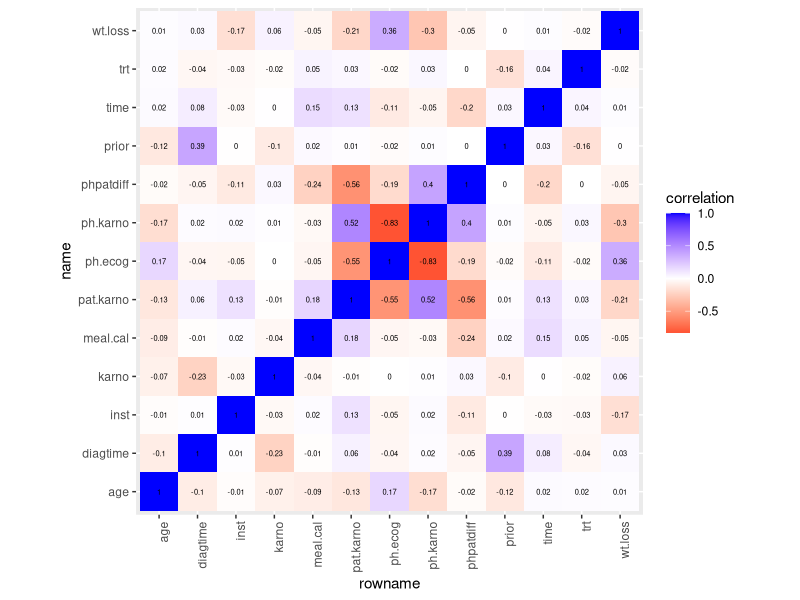
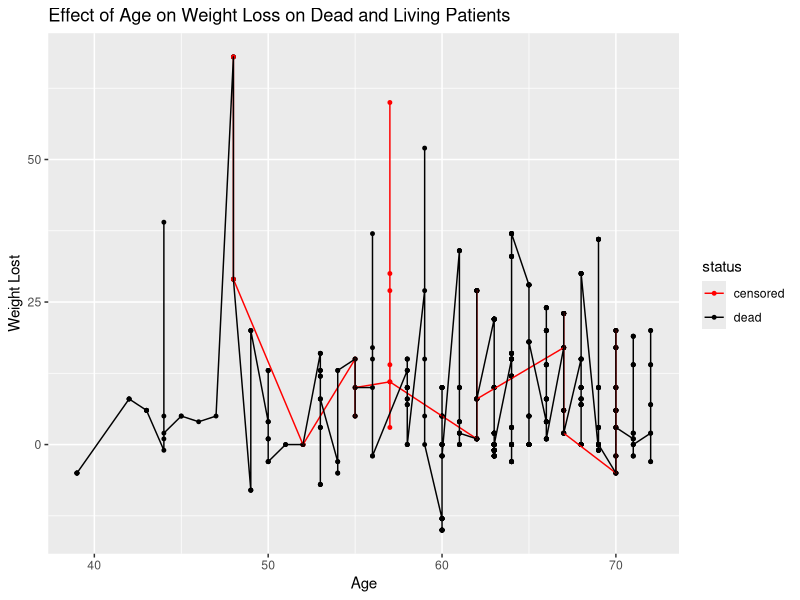
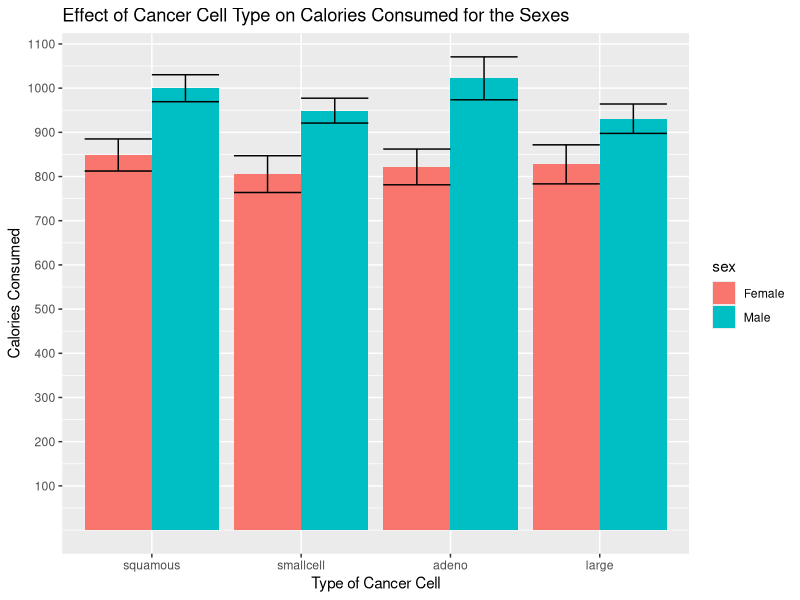
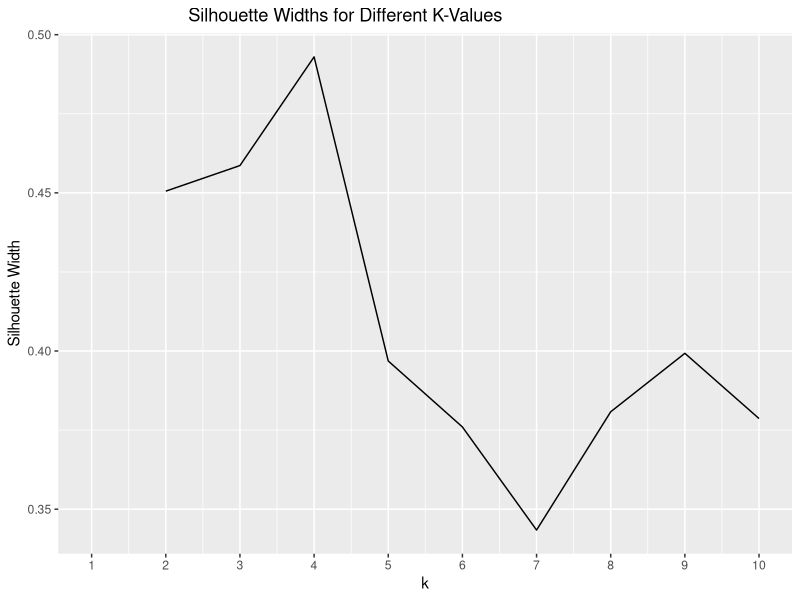
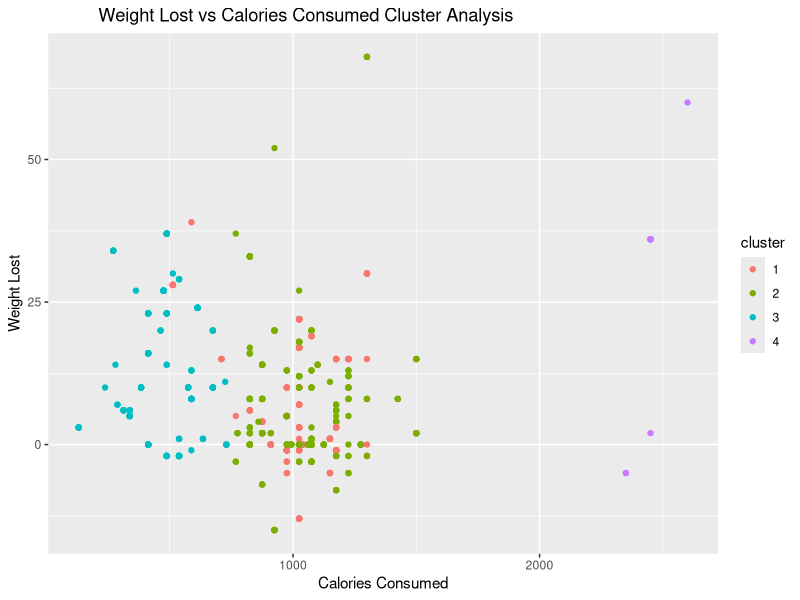

Here is the R script that generated these plots, in order:
## ---- chunk 1
knitr::opts_chunk$set(echo = TRUE)
## ---- chunk 2
library(survival)
?lung
?veteran
## ---- chunk 3
library(survival)
library(tidyr)
library(dplyr)
data1 = lung
data2 = veteran
data2 = select(data2, -c(time))
data1 = select(data1, -c(status))
data1 = data1%>%pivot_longer(cols=c(6:8),names_to = "test", values_to="score")
data1 = data1%>%na.omit()
data2 = data2%>%na.omit()
comb_data = full_join(data1,data2,by = "age")
comb_data = comb_data%>%na.omit()
comb_data = comb_data %>% pivot_wider(names_from = test, values_from = score)
comb_data = comb_data %>% na.omit()
comb_data %>% glimpse()


## ---- chunk 4
comb_data = comb_data %>% 
  mutate(phpatdiff = ((ph.karno - pat.karno)/ph.karno))
comb_data$sex[comb_data$sex == 1] <- "Male"
comb_data$sex[comb_data$sex == 2] <- "Female"
comb_data$status[comb_data$status == 0] <- "censored"
comb_data$status[comb_data$status == 1] <- "dead"

#Summary 1
comb_data %>% 
  summarize(mean_wtloss = mean(wt.loss), sd_wtloss = sd(wt.loss), max_wtloss = max(wt.loss),
            min_wtloss = min(wt.loss), n())
#Summary 2
comb_data %>% group_by(celltype) %>% 
  summarize(mean_wtloss = mean(wt.loss), sd_wtloss = sd(wt.loss), max_wtloss = max(wt.loss),
            min_wtloss = min(wt.loss), n())
#Summary 3
comb_data %>% group_by(sex) %>% 
  summarize(mean_wtloss = mean(wt.loss), sd_wtloss = sd(wt.loss), max_wtloss = max(wt.loss),
            min_wtloss = min(wt.loss), n())

#Summary 4
comb_data %>% group_by(sex) %>% 
  summarize(mean_mealcal = mean(meal.cal), sd_mealcal = sd(meal.cal), max_mealcal = max(meal.cal),
            min_mealcal = min(meal.cal), n())

#Summary 5
comb_data %>% group_by(celltype,sex) %>% 
  summarize(mean_wtloss = mean(wt.loss), sd_wtloss = sd(wt.loss), max_wtloss = max(wt.loss),
            min_wtloss = min(wt.loss), n())

med_num = round(nrow(comb_data)/2)
median(comb_data$age)
#Summary 6
comb_data%>% select(ph.karno, pat.karno)%>%
  summarize(cor(ph.karno, pat.karno))

#Summary 7
comb_data%>% select(age, ph.karno, pat.karno)%>%
  filter(age >= 64)%>%
  summarize(cor(ph.karno, pat.karno))

#Summary 8
comb_data %>% arrange(age, celltype)%>%
  select(age, ph.karno, pat.karno)%>%
  slice(1:med_num) %>%
  summarize(cor(ph.karno, pat.karno))

# Summary 9
comb_data%>% select(meal.cal, pat.karno)%>%
  summarize(cor(meal.cal, pat.karno))

#Summary 10
comb_data%>% select(phpatdiff, wt.loss)%>%
  summarize(cor(phpatdiff, wt.loss))


## ---- chunk 5
library(ggplot2)
library(tibble)
comb_data_numeric <- comb_data[,sapply(comb_data, is.numeric)]
tidycor<-cor(comb_data_numeric)%>%as.data.frame%>%
  rownames_to_column%>%
  pivot_longer(-1,names_to="name",values_to="correlation")
#Heat Map
tidycor%>%ggplot(aes(rowname,name,fill=correlation))+
geom_tile()+
scale_fill_gradient2(low="red",mid="white",high="blue")+ 
geom_text(aes(label=round(correlation,2)),color = "black", size = 1.9)+ 
theme(axis.text.x = element_text(angle = 90, hjust=1))+ 
coord_fixed() 
## ---- chunk 6
#ggplot 1
ggplot(data = comb_data, aes(x = age, y = wt.loss, color = status)) +
  geom_point(size = 1) + xlab("Age")+geom_line()+ylab("Weight Lost")+
  scale_color_manual(values = c("censored" = "red", "dead" = "black"))+
  ggtitle("Effect of Age on Weight Loss on Dead and Living Patients")
## ---- chunk 7
##ggplot 2
ggplot(comb_data, aes(x = celltype, y = meal.cal, fill=sex))+
  geom_bar(stat="summary",fun.y="mean", position="dodge")+
  geom_errorbar(stat="summary",position="dodge")+xlab("Type of Cancer Cell")+
  ylab("Calories Consumed") + scale_y_continuous(breaks = pretty(comb_data$meal.cal, n = 20))+
  ggtitle("Effect of Cancer Cell Type on Calories Consumed for the Sexes")



## ---- chunk 8
library(cluster)
library(ggplot2)
sil_width = vector()
for(i in 2:10){
  pam_fit <- comb_data%>%select_if(is.numeric)%>%pam(i)
  sil_width[i] <- pam_fit$silinfo$avg.width
}
ggplot()+geom_line(aes(x=1:10,y=sil_width))+scale_x_continuous(name="k",breaks=1:10)+ylab("Silhouette Width")+xlab("K-Values")+ggtitle("                          Silhouette Widths for Different K-Values")
pam1 = comb_data%>%select_if(is.numeric)%>%pam(4)
pam1$silinfo$avg.width
clustered_comb_data = comb_data %>% select_if(is.numeric)
pam = clustered_comb_data %>% pam(4)
pam_clustered = clustered_comb_data %>%mutate(cluster=as.factor(pam$clustering))
pam_clustered %>% ggplot(aes(meal.cal,wt.loss, color =cluster))+geom_point()+ylab("Weight Lost")+xlab("Calories Consumed")+ggtitle("          Weight Lost vs Calories Consumed Cluster Analysis")



